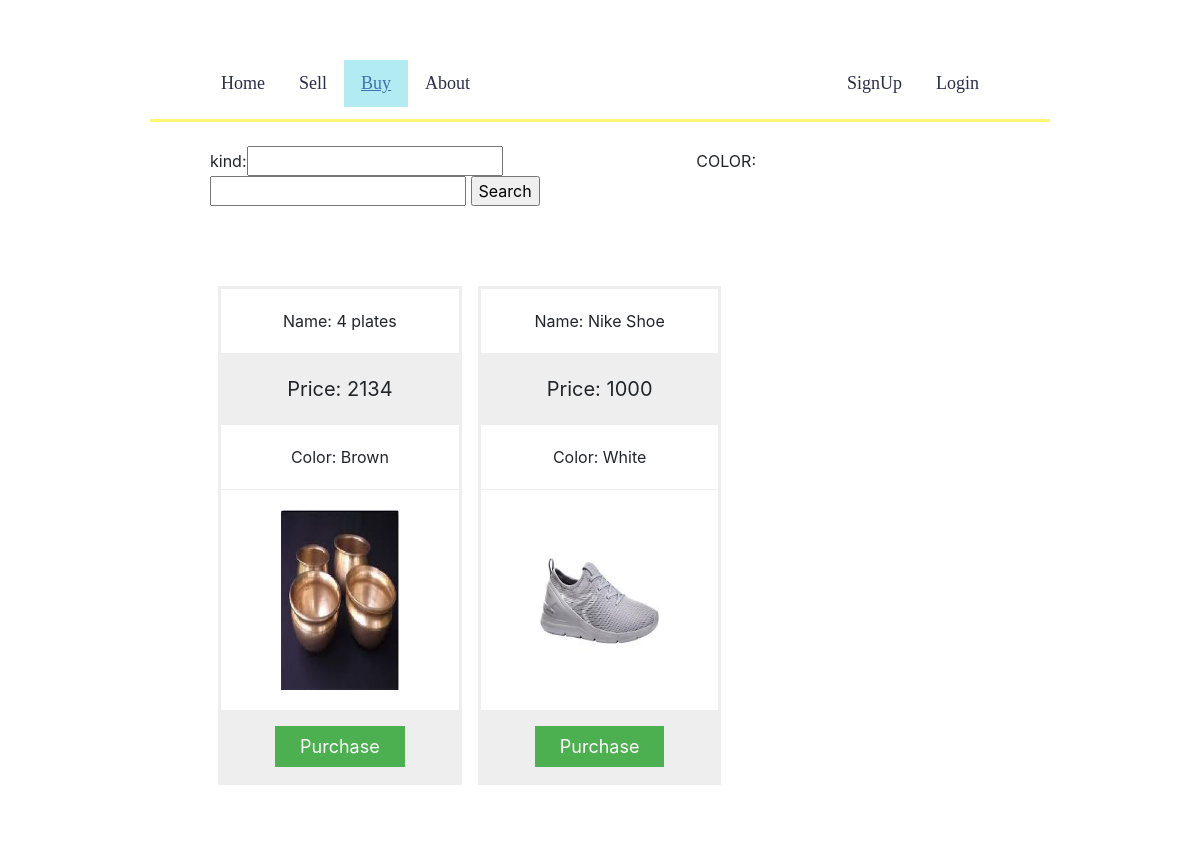
/buy, run on the app's committed database.
### app/models.py (models this page shows, shortened)
class Product(models.Model):
    prod_name=models.CharField(max_length=100)
    seller=models.ForeignKey(Customer,on_delete=models.CASCADE,related_name='sold_products',null=True)
    kind=models.ForeignKey(Kind,on_delete=models.CASCADE)
    color=models.ForeignKey(Color,on_delete=models.CASCADE)
    price=models.IntegerField()
    image=models.ImageField(upload_to='Product_Images/')
    booked=models.BooleanField(default=False)

class Color(models.Model):
    color_name=models.CharField(max_length=40)
    def __str__(self):
        return self.color_name

### app/views.py (the view)
# urls.py: path('buy',views.buy,name='buy'),
def buy(request):
    if request.method=='POST':
        c=request.POST.get('color')
        k=request.POST.get('kind')
        if len(k)==0  and len(k)==0 :
            product_list=models.Product.objects.filter(booked=False)
        elif len(c)==0:
            product_list=models.Product.objects.filter(kind=models.Kind.objects.get(category=k.title()),booked=False)
        elif len(c)==0 and len(k)==0:
            product_list=models.Product.objects.filter(color=models.Color.objects.get(color_name=c.title()),booked=False)
        else:
            product_list=models.Product.objects.filter(kind=models.Kind.objects.get(category=k),color=models.Color.objects.get(color_name=c.title()),booked=False)
    else:
        product_list=models.Product.objects.filter(booked=False)
    return render(request,'app/sell_products.html',{'product_list':product_list,'nbar':'buy'})

### templates/app/sell_products.html (shortened to what this page needs)
{% extends 'app/base.html' %}
{% block body_block %}
<div class='sell_products_div'>
<div class="filter_div">
  <form method="post">
    kind:<input type="text" name="kind">
    COLOR:<input type="text" name="color">
    <input type="submit" value="Search">
  </form>
</div>
<br>
<br>
<br>
  {% for item in product_list %}
  <div class="columns">
    <ul class="price" style='background-color:white'>
      <li>Name: {{item.prod_name}}</li>
      <li class="grey">Price: {{item.price}}</li>
      <li>Color: {{item.color}}</li>
      <li>  <img class="card-img-top"  src="../media/{{item.image}}" alt="images" width='100%' height="180px"></li>
      <li class="grey"><a href="{% url 'prodetail' pk=item.id %}" class="button">Purchase</a></li>
    </ul>
  </div>
  {%endfor%}
  </div>
{% endblock%}

### static/css/home.css (style rules this page uses)
.sell_products_div { background-color:#d4f3ef; background-color: #e4e4e4; background-color: #f1d1d1; background-color: #f8f3eb; background-color: #ececec; background-color: white; height:100%; overflow:auto; padding:1% 5% 2% 5%; margin: 1% auto 2% auto; width:75%; }
.filter_div { text-align: justify; width:70%; }
* { box-sizing:border-box }
.card-img, .card-img-bottom, .card-img-top { -ms-flex-negative: 0; flex-shrink: 0; width: 60%; }
* { box-sizing: border-box; }
.columns { float: left; width: 33.3%; padding: 8px; }
.price { list-style-type: none; border: 3px solid #eee; margin: 0; padding: 0; -webkit-transition: 0.3s; transition: 0.3s; }
.price li { border-bottom: 1px solid #eee; padding: 20px; text-align: center; }
.price .grey { background-color: #eee; font-size: 20px; }
.button { background-color: #4CAF50; border: none; color: white; padding: 10px 25px; text-align: center; text-decoration: none; font-size: 18px; }

### data on the page
Product: prod_name "4 plates", price "2134", color "Brown", image (picture)
Product: prod_name "Nike Shoe", price "1000", color "White", image (picture)
